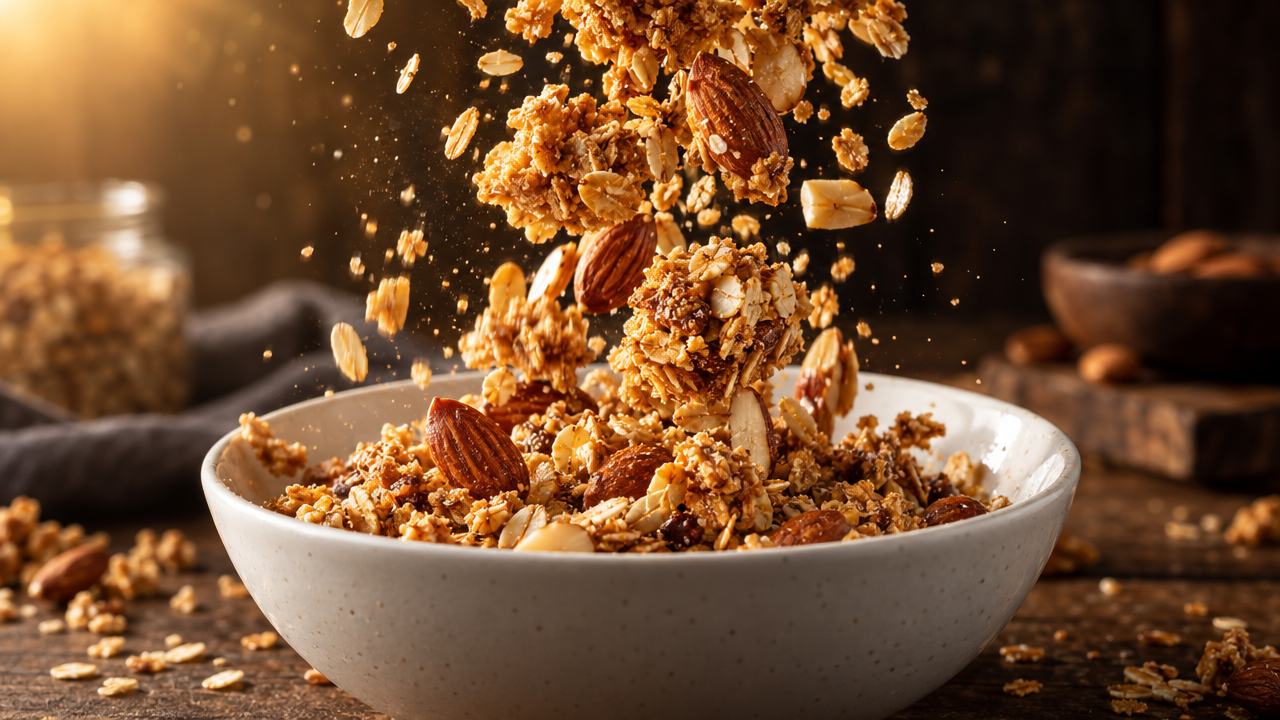
#> input picture qarmasha/build/s1.png, 1280 x 720 px
$ python anim_s1.py
#> lines starting #> are read from the running program, lines starting #| are printed output that depends on the picture
import cv2, numpy as np
img=cv2.imread("s1.png").astype(np.float32); H,W=img.shape[:2]
#> after `H, W = img.shape[:2]`: H = 720; W = 1280
rng=np.random.default_rng(7)
n=70
sx=rng.uniform(0,W,n); sy=rng.uniform(0,H,n); sp=rng.uniform(120,420,n); sr=rng.uniform(1.5,5,n); sb=rng.uniform(0.4,1,n); sw=rng.uniform(0,6.28,n)
N=132; fps=30
yy,xx=np.mgrid[0:H,0:W].astype(np.float32)
for i in range(N):
    t=i/fps
    f=img*(1+0.04*np.sin(2*np.pi*t*0.8))
    # warm light flicker on the left
    f+= 18*np.exp(-(((xx-120)**2+(yy-120)**2)/(2*200**2)))[...,None]*(0.6+0.4*np.sin(2*np.pi*t*1.3))*np.array([0.6,0.85,1.0])
    layer=np.zeros((H,W,3),np.float32)
    for k in range(n):
        y=(sy[k]+sp[k]*t)%(H+40)-20; x=sx[k]+12*np.sin(t*2+sw[k])
        cv2.circle(layer,(int(x),int(y)),int(sr[k]),(120*sb[k],190*sb[k],255*sb[k]),-1)
    ker=np.zeros((13,13),np.float32); ker[:,6]=1/13
    layer=cv2.filter2D(cv2.GaussianBlur(layer,(0,0),1.2),-1,ker)
    f=np.clip(f+layer*0.9,0,255)
    cv2.imwrite(f"s1f/{i+1:04d}.png",f.astype(np.uint8))
#> this loop made 132 passes
#> pass 1, `cv2.imwrite(f"s1f/{i+1:04d}.png",f.astype(np.uint8))`:
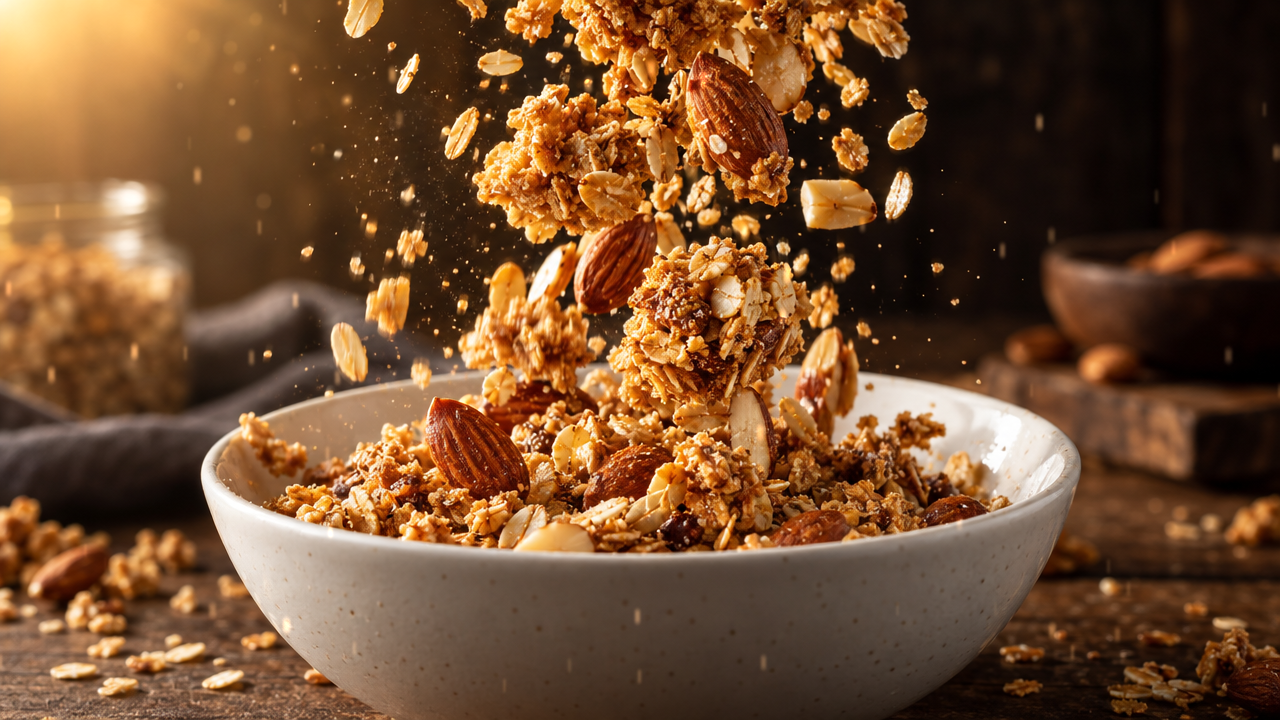
#> saved as 0001.png: shape (720, 1280, 3); mean B, G, R 47.6, 77.2, 114.3
#> after the loop:
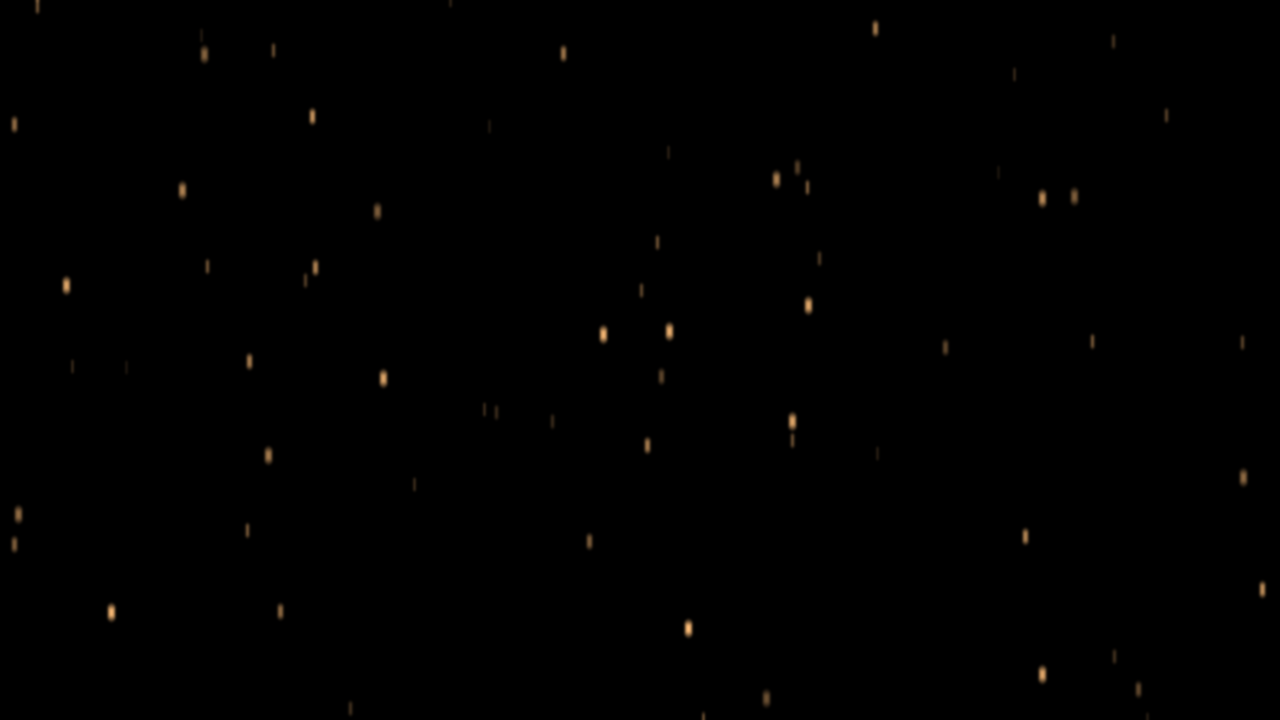
#> layer: shape (720, 1280, 3) float32; mean B, G, R 0.2, 0.3, 0.3; drawn with min black and max white
